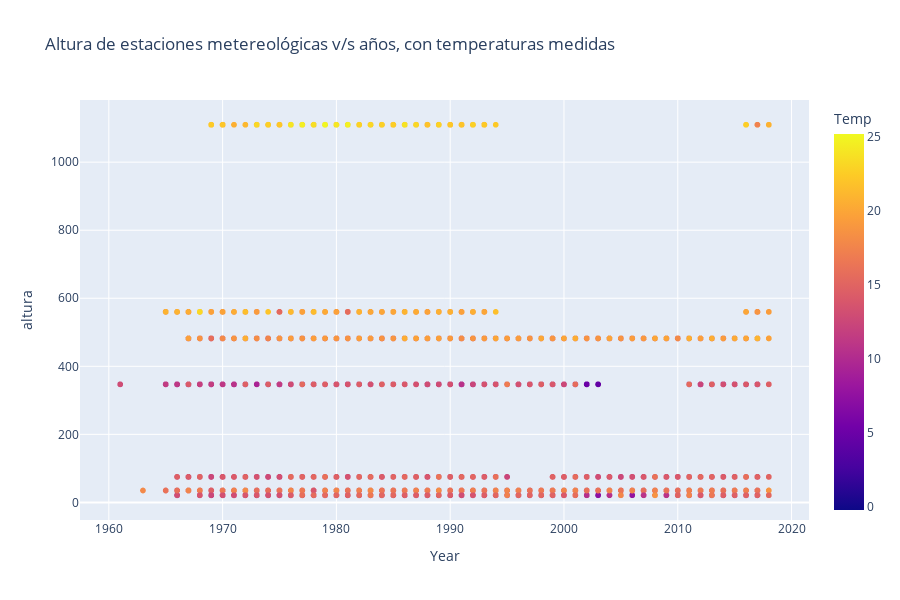

Notebook code cell kept with this figure:
### Markdown cell above
```
En el scatterplot recién mostrado se observa el comportamiento de los datos de temperaturas promedio por mes en el tiempo, para las distintas estaciones metereológicas. Esto permite visualizar, aprovechando las herramientas interactivas de plotly, que en la estación del Embalse Lautaro (en el norte de Chile) se miden temperaturas que en promedio son más altas que las del resto de estaciones, mientras que las menores temperaturas se midieron en la estación de Futaleufú en el sur del país. Esta visualización también permite apreciar los vacíos provocados por los datos faltantes o erróneos que fueron omitidos, destacando que las estaciones más afectadas son la de Lautaro Embalse y Santa Juana, mientras que la más completa corresponde a Pudahuel Santiago.
```

### Code cell
fig = px.scatter(
    data,
    x='Year',y='altura',
    height=600,
    color='Temp',
    title="Altura de estaciones metereológicas v/s años, con temperaturas medidas",
)
fig.show()

### Figure 1 — Plotly figure (JSON) as saved in the notebook; plotly's stock layout.template omitted (floating-point values rounded to 4 significant figures; data arrays with more than 128 entries replaced by an {"elided": "..."} marker saying what was removed)
{"data": [{"hovertemplate": "Year=%{x}<br>altura=%{y}<br>Temp=%{marker.color}<extra></extra>", "legendgroup": "", "marker": {"color": {"elided": "3387 float values"}, "coloraxis": "coloraxis", "symbol": "circle"}, "mode": "markers", "name": "", "showlegend": false, "type": "scattergl", "x": {"elided": "3387 int values"}, "xaxis": "x", "y": {"elided": "3387 int values"}, "yaxis": "y"}], "layout": {"coloraxis": {"colorbar": {"title": {"text": "Temp"}}, "colorscale": [[0, "#0d0887"], [0.1111, "#46039f"], [0.2222, "#7201a8"], [0.3333, "#9c179e"], [0.4444, "#bd3786"], [0.5556, "#d8576b"], [0.6667, "#ed7953"], [0.7778, "#fb9f3a"], [0.8889, "#fdca26"], [1, "#f0f921"]]}, "height": 600, "legend": {"tracegroupgap": 0}, "title": {"text": "Altura de estaciones metereológicas v/s años, con temperaturas medidas"}, "xaxis": {"anchor": "y", "domain": [0, 1], "title": {"text": "Year"}}, "yaxis": {"anchor": "x", "domain": [0, 1], "title": {"text": "altura"}}}}
